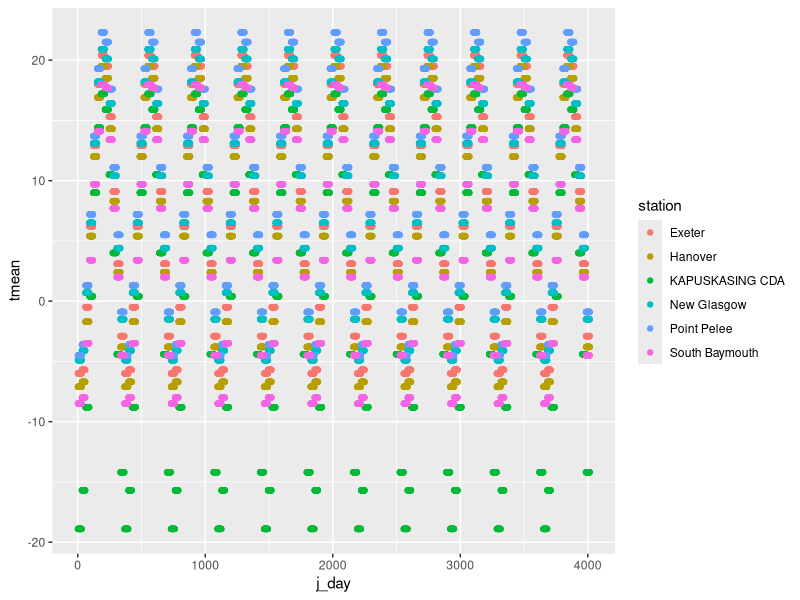

The R script that drew this image:
# quick hacky script to prepare the weather inputs for reproducing fig7

library(tidyverse)
library(lubridate)

# I selected 6 stations in Ontario from Ogden Table 2, across a range of
# latitudes/mean DD > 0.
# Point Pelee, New Glasgow, Exeter, Hanover, South Baymouth, Kapuskasing CDA

n_locations <- 6

fig7 <-  read_csv(
  'data-raw/ogden2005/make_ogden_fig7/all_normals.csv') %>%
  mutate(
    date = ymd(paste("1990", rep(seq(1, 12), n_locations), "01", sep = "-")),
    month = (month(date)),
  )


days_of_year <- tibble(
  date = seq(from = min(as.Date(fig7$date)),
             to = ceiling_date(max(as.Date(fig7$date)), "month") - days(1),
             by = "1 days"),
  month = (month(date)))

fig7 <- fig7 %>% select(-c(date))

ogden_weather <- full_join(
  days_of_year, fig7, by = "month") %>%
  arrange(station) %>%
  mutate(j_day = rep(seq(1:365), n_locations)) %>%
  select(-c(month, date))

years <- 11
ogden_weather_long <- tibble(
  station = rep(ogden_weather$station, years),
  tmean = rep(ogden_weather$daily_avg_temp, years)) %>%
  arrange(station) %>%
  mutate(j_day = rep(seq(1, 365 * years), n_locations))

ogden_weather_long %>%
  ggplot(aes(x = j_day, y = tmean, color = station)) +
  geom_point()

station_names <- unique(ogden_weather_long$station)

for (i in station_names) {
  name <- str_replace_all(i, " ", "_") %>% str_to_lower()
  write_csv(filter(ogden_weather_long, station == i) %>% select(-c(station)),
          str_c('data-raw/ogden2005/make_ogden_fig7/weather_', name, '.csv'))
}


